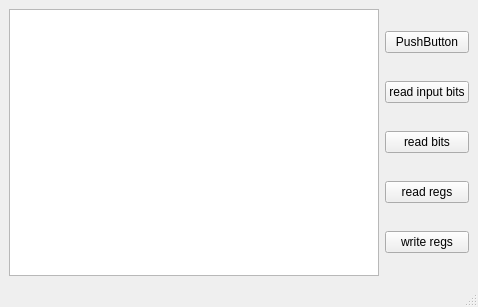
<?xml version="1.0" encoding="UTF-8"?>
<ui version="4.0">
 <class>MainWindow</class>
 <widget class="QMainWindow" name="MainWindow">
  <property name="geometry">
   <rect>
    <x>0</x>
    <y>0</y>
    <width>478</width>
    <height>307</height>
   </rect>
  </property>
  <property name="windowTitle">
   <string>MainWindow</string>
  </property>
  <widget class="QWidget" name="centralwidget">
   <layout class="QGridLayout" name="gridLayout">
    <item row="0" column="0">
     <layout class="QHBoxLayout" name="horizontalLayout">
      <item>
       <widget class="QTextEdit" name="textEdit"/>
      </item>
      <item>
       <layout class="QVBoxLayout" name="verticalLayout">
        <item>
         <widget class="QPushButton" name="pushButton">
          <property name="text">
           <string>PushButton</string>
          </property>
         </widget>
        </item>
        <item>
         <widget class="QPushButton" name="btnRIBS">
          <property name="text">
           <string>read input bits</string>
          </property>
         </widget>
        </item>
        <item>
         <widget class="QPushButton" name="btnRBS">
          <property name="text">
           <string>read bits</string>
          </property>
         </widget>
        </item>
        <item>
         <widget class="QPushButton" name="btnRRGS">
          <property name="text">
           <string>read regs</string>
          </property>
         </widget>
        </item>
        <item>
         <widget class="QPushButton" name="btnWRGS">
          <property name="text">
           <string>write regs</string>
          </property>
         </widget>
        </item>
       </layout>
      </item>
     </layout>
    </item>
   </layout>
  </widget>
  <widget class="QMenuBar" name="menubar">
   <property name="geometry">
    <rect>
     <x>0</x>
     <y>0</y>
     <width>478</width>
     <height>22</height>
    </rect>
   </property>
  </widget>
  <widget class="QStatusBar" name="statusbar"/>
 </widget>
 <resources/>
 <connections/>
</ui>
